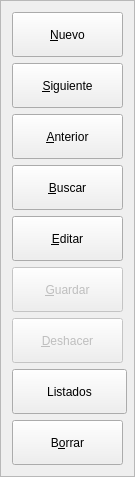
        <widget class="QFrame" name="frame_8">
         <property name="sizePolicy">
          <sizepolicy hsizetype="Minimum" vsizetype="Minimum">
           <horstretch>0</horstretch>
           <verstretch>0</verstretch>
          </sizepolicy>
         </property>
         <property name="minimumSize">
          <size>
           <width>135</width>
           <height>374</height>
          </size>
         </property>
         <property name="maximumSize">
          <size>
           <width>110</width>
           <height>16777215</height>
          </size>
         </property>
         <property name="frameShape">
          <enum>QFrame::StyledPanel</enum>
         </property>
         <property name="frameShadow">
          <enum>QFrame::Raised</enum>
         </property>
         <layout class="QGridLayout" name="gridLayout_7">
          <item row="0" column="0">
           <widget class="QPushButton" name="btnAnadir">
            <property name="minimumSize">
             <size>
              <width>0</width>
              <height>45</height>
             </size>
            </property>
            <property name="text">
             <string>&amp;Nuevo</string>
            </property>
            <property name="icon">
             <iconset resource="../maya.qrc">
              <normaloff>:/Icons/PNG/add.png</normaloff>:/Icons/PNG/add.png</iconset>
            </property>
            <property name="iconSize">
             <size>
              <width>24</width>
              <height>24</height>
             </size>
            </property>
           </widget>
          </item>
          <item row="1" column="0">
           <widget class="QPushButton" name="btnSiguiente">
            <property name="minimumSize">
             <size>
              <width>0</width>
              <height>45</height>
             </size>
            </property>
            <property name="text">
             <string>&amp;Siguiente</string>
            </property>
            <property name="icon">
             <iconset resource="../maya.qrc">
              <normaloff>:/Icons/PNG/Next.png</normaloff>:/Icons/PNG/Next.png</iconset>
            </property>
            <property name="iconSize">
             <size>
              <width>24</width>
              <height>24</height>
             </size>
            </property>
           </widget>
          </item>
          <item row="2" column="0">
           <widget class="QPushButton" name="btnAnterior">
            <property name="minimumSize">
             <size>
              <width>0</width>
              <height>45</height>
             </size>
            </property>
            <property name="text">
             <string>&amp;Anterior</string>
            </property>
            <property name="icon">
             <iconset resource="../maya.qrc">
              <normaloff>:/Icons/PNG/Previous.png</normaloff>:/Icons/PNG/Previous.png</iconset>
            </property>
            <property name="iconSize">
             <size>
              <width>24</width>
              <height>24</height>
             </size>
            </property>
           </widget>
          </item>
          <item row="3" column="0">
           <widget class="QPushButton" name="btnBuscar">
            <property name="minimumSize">
             <size>
              <width>0</width>
              <height>45</height>
             </size>
            </property>
            <property name="text">
             <string>&amp;Buscar</string>
            </property>
            <property name="icon">
             <iconset resource="../maya.qrc">
              <normaloff>:/Icons/PNG/search.png</normaloff>:/Icons/PNG/search.png</iconset>
            </property>
            <property name="iconSize">
             <size>
              <width>24</width>
              <height>24</height>
             </size>
            </property>
           </widget>
          </item>
          <item row="4" column="0">
           <widget class="QPushButton" name="btnEditar">
            <property name="minimumSize">
             <size>
              <width>0</width>
              <height>45</height>
             </size>
            </property>
            <property name="text">
             <string>&amp;Editar</string>
            </property>
            <property name="icon">
             <iconset resource="../maya.qrc">
              <normaloff>:/Icons/PNG/edit.png</normaloff>:/Icons/PNG/edit.png</iconset>
            </property>
            <property name="iconSize">
             <size>
              <width>24</width>
              <height>24</height>
             </size>
            </property>
           </widget>
          </item>
          <item row="5" column="0">
           <widget class="QPushButton" name="btnGuardar">
            <property name="enabled">
             <bool>false</bool>
            </property>
            <property name="minimumSize">
             <size>
              <width>0</width>
              <height>45</height>
             </size>
            </property>
            <property name="text">
             <string>&amp;Guardar</string>
            </property>
            <property name="icon">
             <iconset resource="../maya.qrc">
              <normaloff>:/Icons/PNG/Save.png</normaloff>:/Icons/PNG/Save.png</iconset>
            </property>
            <property name="iconSize">
             <size>
              <width>24</width>
              <height>24</height>
             </size>
            </property>
           </widget>
          </item>
          <item row="6" column="0">
           <widget class="QPushButton" name="btnDeshacer">
            <property name="enabled">
             <bool>false</bool>
            </property>
            <property name="minimumSize">
             <size>
              <width>0</width>
              <height>45</height>
             </size>
            </property>
            <property name="text">
             <string>&amp;Deshacer</string>
            </property>
            <property name="icon">
             <iconset resource="../maya.qrc">
              <normaloff>:/Icons/PNG/undo.png</normaloff>:/Icons/PNG/undo.png</iconset>
            </property>
            <property name="iconSize">
             <size>
              <width>24</width>
              <height>24</height>
             </size>
            </property>
           </widget>
          </item>
          <item row="7" column="0">
           <widget class="QPushButton" name="botListados">
            <property name="minimumSize">
             <size>
              <width>115</width>
              <height>45</height>
             </size>
            </property>
            <property name="maximumSize">
             <size>
              <width>118</width>
              <height>16777215</height>
             </size>
            </property>
            <property name="text">
             <string>Listados</string>
            </property>
            <property name="icon">
             <iconset resource="../maya.qrc">
              <normaloff>:/Icons/PNG/List.png</normaloff>:/Icons/PNG/List.png</iconset>
            </property>
            <property name="iconSize">
             <size>
              <width>24</width>
              <height>24</height>
             </size>
            </property>
           </widget>
          </item>
          <item row="8" column="0">
           <widget class="QPushButton" name="btnBorrar">
            <property name="minimumSize">
             <size>
              <width>0</width>
              <height>45</height>
             </size>
            </property>
            <property name="text">
             <string>B&amp;orrar</string>
            </property>
            <property name="icon">
             <iconset resource="../maya.qrc">
              <normaloff>:/Icons/PNG/Delete.png</normaloff>:/Icons/PNG/Delete.png</iconset>
            </property>
            <property name="iconSize">
             <size>
              <width>18</width>
              <height>18</height>
             </size>
            </property>
           </widget>
          </item>
         </layout>
        </widget>
